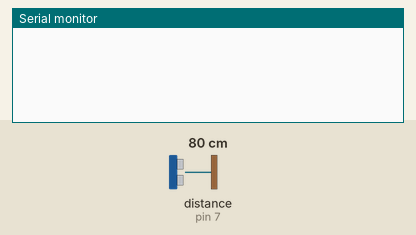
This sketch was run on a simulated Arduino Uno, built with avr-gcc and run on an emulated ATmega328P. On the bench: the last lines printed to the serial monitor. Wiring (inferred from the names in the program): ultrasonic range finder: trigger pin 8; echo pin 7. The inputs (shaded band) are chosen by the test bench; at power-on: distance to the obstacle (sensor on pin 7) 80 cm. The echo pulse lasts 58.3 µs per cm.

Above: at 1.2 s.
1.3 s: distance to the obstacle (sensor on pin 7) set to 23 cm
2.8 s: distance to the obstacle (sensor on pin 7) set to 19 cm
At 3.3 s:
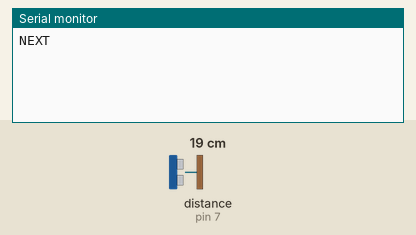
At 4.5 s:
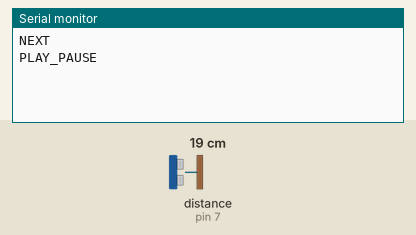

Measured:
- the behaviour switches between 21 and 20 cm on distance to the obstacle (sensor on pin 7) (found by bisection; images 0 and 1)
- after the input at 2.8 s, the serial monitor: prints a new line at once (image 1)

The sketch:

gesture.ino
```cpp
#define TRIG_PIN 8
#define ECHO_PIN 7

long duration;
int distance;

// Gesture tracking
int lastState = 2;        // 0 = far, 1 = near, 2 = out-of-range
unsigned long holdStart = 0;
const int HOLD_TIME = 1000;  // 1 second hold for PLAY/PAUSE
unsigned long lastActionTime = 0;
const int COOLDOWN = 800;    // 0.8 sec cooldown between gestures

void setup() {
  pinMode(TRIG_PIN, OUTPUT);
  pinMode(ECHO_PIN, INPUT);
  Serial.begin(9600);
}

void loop() {
  // Trigger ultrasonic pulse
  digitalWrite(TRIG_PIN, LOW);
  delayMicroseconds(2);
  digitalWrite(TRIG_PIN, HIGH);
  delayMicroseconds(10);
  digitalWrite(TRIG_PIN, LOW);

  // Read distance
  duration = pulseIn(ECHO_PIN, HIGH);
  distance = duration * 0.034 / 2; // in cm

  // Ignore invalid readings
  if (distance <= 2 || distance > 400) {
    return;
  }

  // Determine current state
  int currentState; // 0 = far, 1 = near, 2 = out-of-range
  if (distance < 20) currentState = 1;           // near
  else if (distance >= 20 && distance < 60) currentState = 0; // far
  else currentState = 2;                         // out-of-range

  unsigned long now = millis();

  // Detect hold gesture for PLAY/PAUSE
  if (currentState == 1) { // hand near
    if (holdStart == 0) holdStart = now; // start hold timer
    if (now - holdStart > HOLD_TIME && now - lastActionTime > COOLDOWN) {
      Serial.println("PLAY_PAUSE");
      lastActionTime = now;
    }
  } else {
    holdStart = 0; // reset hold timer
  }

  // Detect in/out gestures (NEXT or PREV)
  if (currentState != lastState && now - lastActionTime > COOLDOWN) {
    if (currentState == 1 && lastState == 0) {
      Serial.println("NEXT"); // hand moved near
      lastActionTime = now;
    }
    else if (currentState == 0 && lastState == 1) {
      Serial.println("PREV"); // hand moved away
      lastActionTime = now;
    }
  }

  lastState = currentState;
  delay(50); // small delay for stability
}
```
